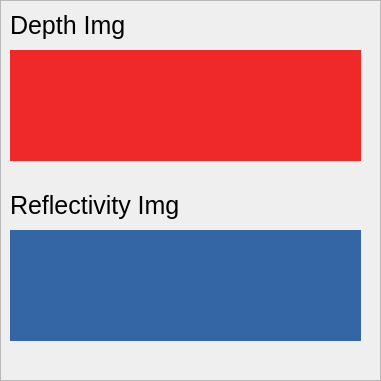
   <widget class="QFrame" name="frame_LiDAR">
    <property name="geometry">
     <rect>
      <x>10</x>
      <y>510</y>
      <width>381</width>
      <height>381</height>
     </rect>
    </property>
    <property name="frameShape">
     <enum>QFrame::StyledPanel</enum>
    </property>
    <property name="frameShadow">
     <enum>QFrame::Raised</enum>
    </property>
    <widget class="QLabel" name="img_depth">
     <property name="geometry">
      <rect>
       <x>10</x>
       <y>50</y>
       <width>351</width>
       <height>111</height>
      </rect>
     </property>
     <property name="styleSheet">
      <string notr="true">background-color:rgb(239, 41, 41);</string>
     </property>
     <property name="text">
      <string/>
     </property>
    </widget>
    <widget class="QLabel" name="label_depth">
     <property name="geometry">
      <rect>
       <x>10</x>
       <y>10</y>
       <width>351</width>
       <height>31</height>
      </rect>
     </property>
     <property name="font">
      <font>
       <pointsize>19</pointsize>
      </font>
     </property>
     <property name="text">
      <string>Depth Img</string>
     </property>
    </widget>
    <widget class="QLabel" name="label_reflectivity">
     <property name="geometry">
      <rect>
       <x>10</x>
       <y>190</y>
       <width>351</width>
       <height>31</height>
      </rect>
     </property>
     <property name="font">
      <font>
       <pointsize>19</pointsize>
      </font>
     </property>
     <property name="text">
      <string>Reflectivity Img</string>
     </property>
    </widget>
    <widget class="QLabel" name="img_reflectivity">
     <property name="geometry">
      <rect>
       <x>10</x>
       <y>230</y>
       <width>351</width>
       <height>111</height>
      </rect>
     </property>
     <property name="styleSheet">
      <string notr="true">background-color: rgb(52, 101, 164);</string>
     </property>
     <property name="text">
      <string/>
     </property>
    </widget>
   </widget>
